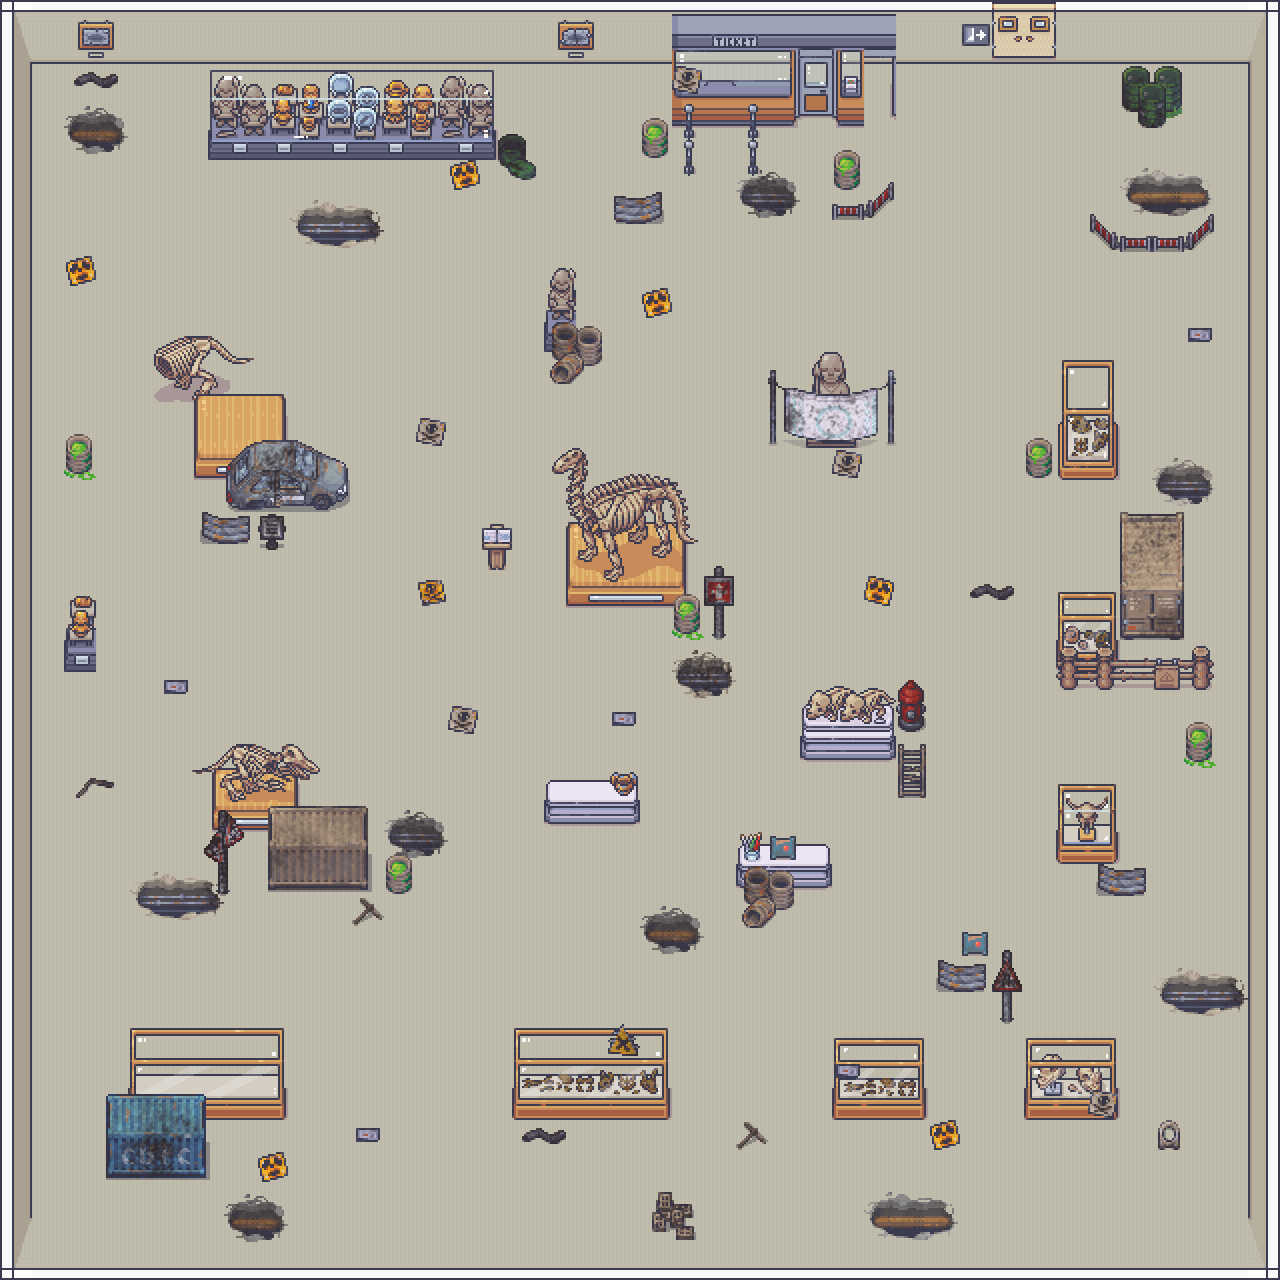

Tiled map render using the project's own tile images. Description and the map definition, with tile-layer contents summarised, below:
An orthogonal 40x40 tile map with 32x32 px tiles, 7 tile layers (baseLayer, floorLayer, wallLayer, furnitureLayer, ...), 4 tilesets and 1 object (start).

<map version="1.10" tiledversion="1.10.2" orientation="orthogonal" renderorder="right-down" width="40" height="40" tilewidth="32" tileheight="32" infinite="0" nextlayerid="9" nextobjectid="2">
 <editorsettings>
  <export target="museum.tmj" format="json" />
 </editorsettings>
 <tileset firstgid="1" name="interior" tilewidth="32" tileheight="32" tilecount="8284" columns="76">
  <image source="interior.png" width="2432" height="3488" />
 </tileset>
 <tileset firstgid="8285" name="museum" tilewidth="32" tileheight="32" tilecount="1952" columns="16">
  <image source="museum.png" width="512" height="3904" />
 </tileset>
 <tileset firstgid="10237" name="town" tilewidth="32" tileheight="32" tilecount="2240" columns="32">
  <image source="town.png" width="1024" height="2240" />
 </tileset>
 <tileset firstgid="12477" name="hospital" tilewidth="32" tileheight="32" tilecount="1760" columns="16">
  <image source="hospital.png" width="512" height="3520" />
 </tileset>
 <layer id="1" name="baseLayer" width="40" height="40">
  <data>[1600 cells, 1600 non-empty, 1 distinct tile ids]</data>
 </layer>
 <layer id="6" name="floorLayer" width="40" height="40">
  <data>[1600 cells, 58 non-empty, 34 distinct tile ids]</data>
 </layer>
 <layer id="2" name="wallLayer" width="40" height="40">
  <data>[1600 cells, 194 non-empty, 9 distinct tile ids]</data>
 </layer>
 <layer id="3" name="furnitureLayer" width="40" height="40">
  <data>[1600 cells, 86 non-empty, 71 distinct tile ids]</data>
 </layer>
 <objectgroup id="7" name="objectLayer">
  <object id="1" name="start" x="991.782" y="277.699">
   <point />
  </object>
 </objectgroup>
 <layer id="4" name="furnitureLayer2" width="40" height="40">
  <data>[1600 cells, 183 non-empty, 179 distinct tile ids]</data>
 </layer>
 <layer id="8" name="furnitureLayer3" width="40" height="40">
  <data>[1600 cells, 100 non-empty, 88 distinct tile ids]</data>
 </layer>
 <layer id="5" name="objectLayer" width="40" height="40">
  <data>[1600 cells, 47 non-empty, 23 distinct tile ids]</data>
 </layer>
</map>
